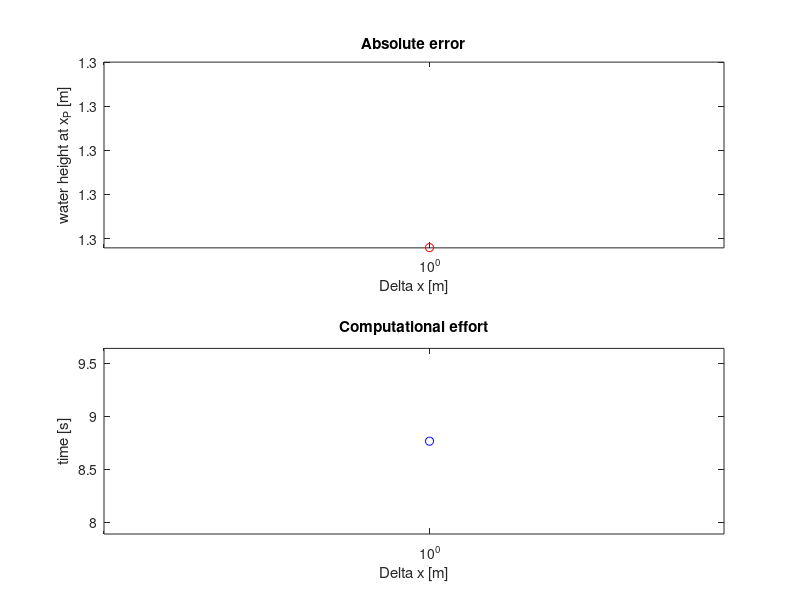
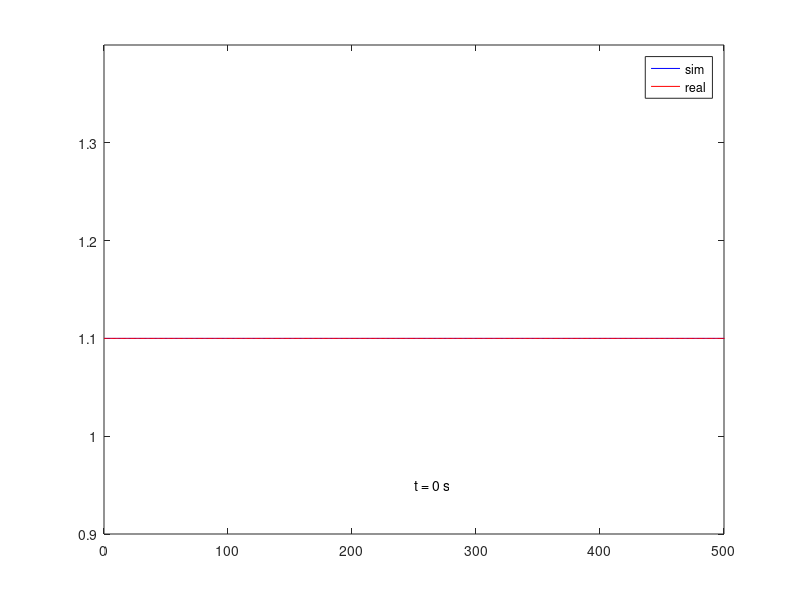
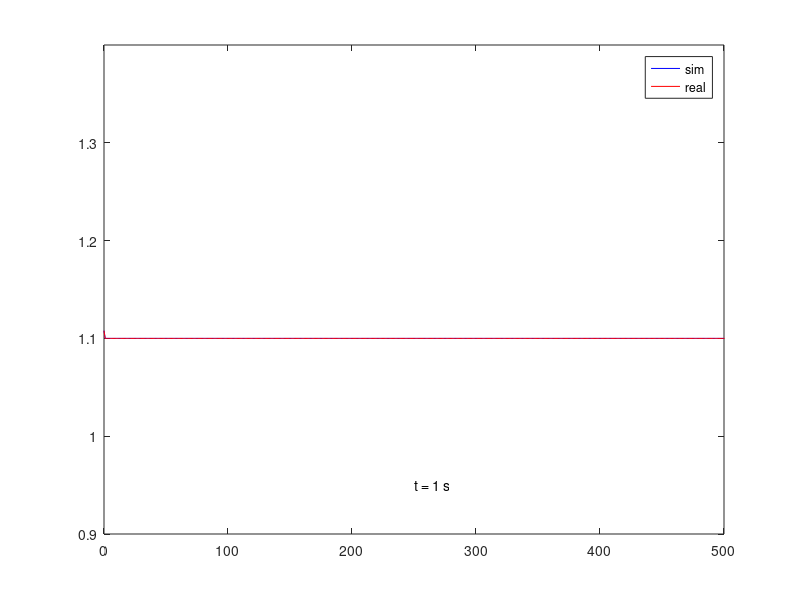
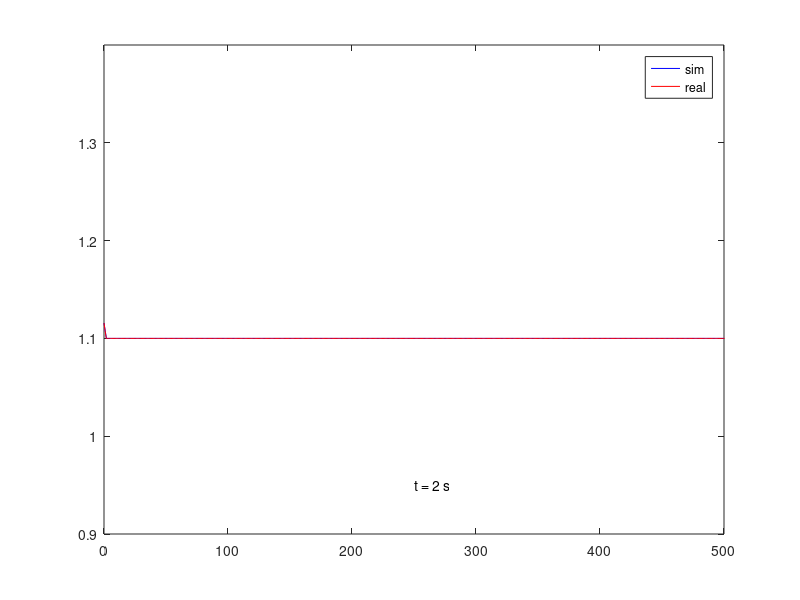

MATLAB code to generate these figures, in order:
%%% EXERCISE: SOLVING 1D ADVECTION EQUATION WITH DIFFERENT NUMERICAL SCHEMES %%%
close all
clear all

% SETUP
%{
1: forward in time, backward in space
2: Lax-Friedrichs scheme, froward in time, centered in space
3: leap-frog scheme
4: Lax-Wendroff scheme
%}

scheme = 2

## PROBLEM CONDITIONS
sim_length     = 20                  %[min]
sim_length     = sim_length * 60;    %[s]
wave_duration  = 60                  %[s]
wave_h_0       = 1.1                 %[m]
wave_amplitude = 0.2

L       = 500 %[m]
u       = 1.2 %[m/s]
CFL     = 0.9 %[-]
Delta_x = [1] %[m]
%Delta_x = [10 5]%[m]
%Delta_x = [16 8 4 2 1 0.5 0.25]
%Delta_x =  [10 5 3 2 1 0.5 0.25]%[m]

% For diffusion evaluation
x_P = prod (Delta_x);
t_P = x_P / u;
h_P = zeros (length (Delta_x),1);

comput_time = zeros (length (Delta_x),1);

for k = 1:length(Delta_x)
  tic();
  % NUMBER OF NODES
  nodes = ceil(L / Delta_x(k)) + 1

  % NUNBER OF TIME-STEPS
  Delta_t = CFL * Delta_x(k) / u
  tsteps       = sim_length / Delta_t + 1
  f       = pi / wave_duration;
  h_0     = wave_h_0 * ones(tsteps,1);
  h_0(1:length(0:Delta_t:wave_duration),1) = wave_h_0 + wave_amplitude * ...
    sin(f * (0:Delta_t:wave_duration));


  h_sim      = wave_h_0 * ones (tsteps, nodes);
  h_sim(:,1) = h_0;

  x_real      = (0:(tsteps-1)) * u * Delta_t;
  h_real      = wave_h_0 * ones (tsteps, length (x_real));
  h_real(:,1) = h_0;



  %### WAVE PROPAGATION SIMULATION: DIFFERENT SCHEMES ###
  switch scheme
  case 1
    t_idx     = 2:nodes;
    num_speed = u * Delta_t / Delta_x(k);

    for n = 1:tsteps-1 % over time

        h_sim(n+1,t_idx) = h_sim(n,t_idx) * (1 - num_speed) + ...
          num_speed * h_sim(n,t_idx-1);
    end%for

  case 2
    for n = 1:tsteps-1
      for i = 2:nodes-1
        h_sim(n+1,i) = 0.5 * (h_sim(n,i+1) + h_sim(n,i-1)) - ...
          (u * Delta_t) / (2 * Delta_x) * (h_sim(n,i+1) - h_sim(n,i-1));
        h_sim(n+1,nodes) = h_sim(n+1,nodes-1);
      end
    end

  case 3
     for n = 2:tsteps-1
      for i = 2:nodes-1
        h_sim(n+1,i) = h_sim(n-1,i) - (u * Delta_t) / (Delta_x) * ...
          (h_sim(n,i+1) - h_sim(n,i-1));
      end
    end

  case 4
    for n = 1:tsteps-1
      for i = 2:nodes-1
        h_sim(n+1,i) = h_sim(n,i) - (u * Delta_t) / (2 * Delta_x) * ...
          (h_sim(n,i+1) - h_sim(n,i-1)) + (Delta_t * u)^2 / ...
          (2 * Delta_x^2) * (h_sim(n,i-1) - 2*h_sim(n,i) + h_sim(n,i+1));
        h_sim(n+1,nodes) = h_sim(n+1,nodes-1);
      end
    end
  endswitch
  h_P(k) = max(h_sim(:,x_P/Delta_x(k) + 1));
  comput_time(k,1) = toc();
end%for

tot_comput_time = sum(comput_time) / 60 %[min]

%### REAL WAVE PROPAGATION ###
for n = 2:tsteps
    h_real(n,2:n) = h_real(n-1,1:n-1);
end


### PLOTTING THE RESULTS ###
## GRID DISCRETIZATION ERROR ##
figure('visible', 'off')
subplot(2,1,1)
semilogx([Delta_x(end) Delta_x(1)], [wave_h_0 + wave_amplitude wave_h_0 + ...
  wave_amplitude], "k", Delta_x, h_P, "ro-")
title("Absolute error")
xlabel("\Delta x [m]")
ylabel("water height at x_P [m]")
axis tight

## COMPUTATIONAL EFFORT TREND
subplot(2,1,2)
semilogx(Delta_x, comput_time, "bo-")
title("Computational effort")
xlabel("\Delta x [m]")
ylabel("time [s]")
axis tight
print simulation-results.png

## WAVE PROPAGATION ANIMATION
mkdir 'frames'
quality = '-r200';

figure ('visible', 'off')
hp = plot(0:Delta_x(k):L, h_sim(1,:), '-b;sim;', ...
  x_real, h_real(1,:), '-r;real;');
ht = text(L/2, 0.95, sprintf("t = %.0f s", Delta_t - Delta_t));
ylim([0.9 1.4]);
xlim([0 L]);
frname = sprintf ('frames/frame-%04d.png',1);
print ('-dpng', quality, frname)

for j = 2:tsteps
  set (hp(1),'ydata',h_sim(j,:));
  set (hp(2),'ydata',h_real(j,:));
  set (ht, 'string', sprintf("t = %.0f s", Delta_t * j - Delta_t));

  frname = sprintf ('frames/frame-%04d.png',j);
  print ('-dpng', quality, frname);
end%for

% Save one figure of the simulation at some point
tfig = 200;
figure ('visible', 'off')
plot(0:Delta_x(k):L, h_sim(tfig,:), '-b;sim;', x_real, h_real(tfig,:), '-r;real;');
text(L/2, 0.95, sprintf("t = %.0f s", Delta_t * tfig - Delta_t));
ylim([0.9 1.4]);
xlim([0 L]);
print ('-dpng', '-r300', 'advection.png')
